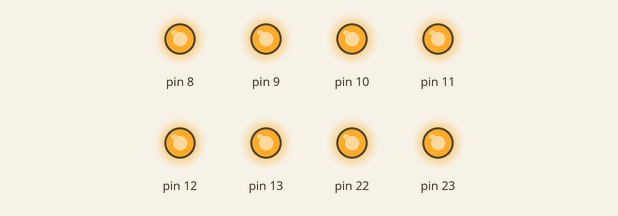
A sketch run on a simulated Arduino Uno, built with avr-gcc and run on an emulated ATmega328P. Parts: output pins drawn as LEDs (lit = HIGH). At 4.0 s the program stops and its outputs stay as they are.

Above: at 0.5 s.
At 1.5 s:
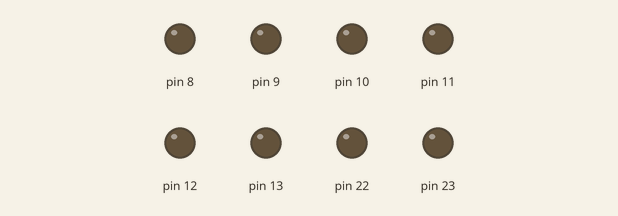
Timing chart, 0 to 4.6 s (numbered marks = the images above):
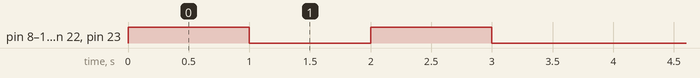

Measured:
- by itself, pin 8–13, pin 22, pin 23: alternates HIGH for 1.0 s and LOW for 1.0 s, 4 changes in all, then stays LOW

The sketch:

Digital_Read_Switch__PIND_.ino
```cpp
# include <avr/io.h>
#include <util/delay.h>

int main (void)
{
    Serial.begin(9600);
   // DDRB =0x00;
     DDRB =0xFF;
PORTB=0xFF;
_delay_ms(1000);
PORTB=0x00;
_delay_ms(1000);
PORTB=0xFF;
_delay_ms(1000);
PORTB=0x00;
_delay_ms(1000);


    while (1)
    {
      if((PINB&(1<<PB2)))
      //!(PIND&(1<<PD2))==0
      //(PIND&(1<<PD2))==(1<<PD2)
      {
        Serial.println(" PRESSED");

        }
        else
        {
          //Serial.println("NOT PRESSED");
        }
        //_delay_ms(200);

    }
    return 0;
}
```
